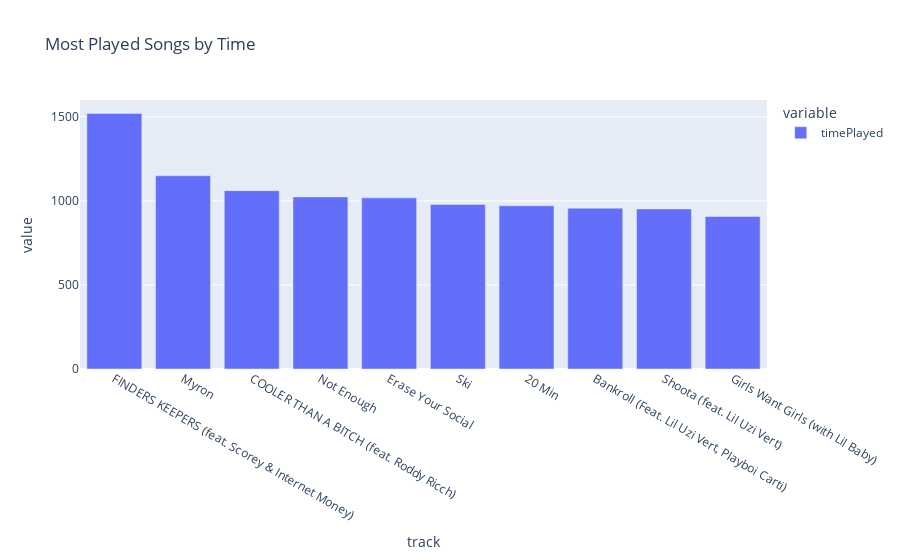

Notebook code cell kept with this figure:
### Code cell
most_played_track_by_time_df = test_df.groupby(['track']).sum().sort_values(['timePlayed'],ascending=False)['timePlayed']
fig = px.bar(most_played_track_by_time_df[:10],title="Most Played Songs by Time")
fig.show()

### Figure 1 — Plotly figure (JSON) as saved in the notebook; plotly's stock layout.template omitted (floating-point values rounded to 4 significant figures)
{"data": [{"alignmentgroup": "True", "hovertemplate": "variable=timePlayed<br>track=%{x}<br>value=%{y}<extra></extra>", "legendgroup": "timePlayed", "marker": {"color": "#636efa", "pattern": {"shape": ""}}, "name": "timePlayed", "offsetgroup": "timePlayed", "orientation": "v", "showlegend": true, "textposition": "auto", "type": "bar", "x": ["FINDERS KEEPERS (feat. Scorey & Internet Money)", "Myron", "COOLER THAN A BITCH (feat. Roddy Ricch)", "Not Enough", "Erase Your Social", "Ski", "20 Min", "Bankroll (Feat. Lil Uzi Vert, Playboi Carti)", "Shoota (feat. Lil Uzi Vert)", "Girls Want Girls (with Lil Baby)"], "xaxis": "x", "y": [1520.0, 1149.0, 1061.0, 1024.0, 1018.0, 978.6, 971.1, 956.8, 951.8, 907.5], "yaxis": "y"}], "layout": {"barmode": "relative", "legend": {"title": {"text": "variable"}, "tracegroupgap": 0}, "title": {"text": "Most Played Songs by Time"}, "xaxis": {"anchor": "y", "domain": [0, 1], "title": {"text": "track"}}, "yaxis": {"anchor": "x", "domain": [0, 1], "title": {"text": "value"}}}}
